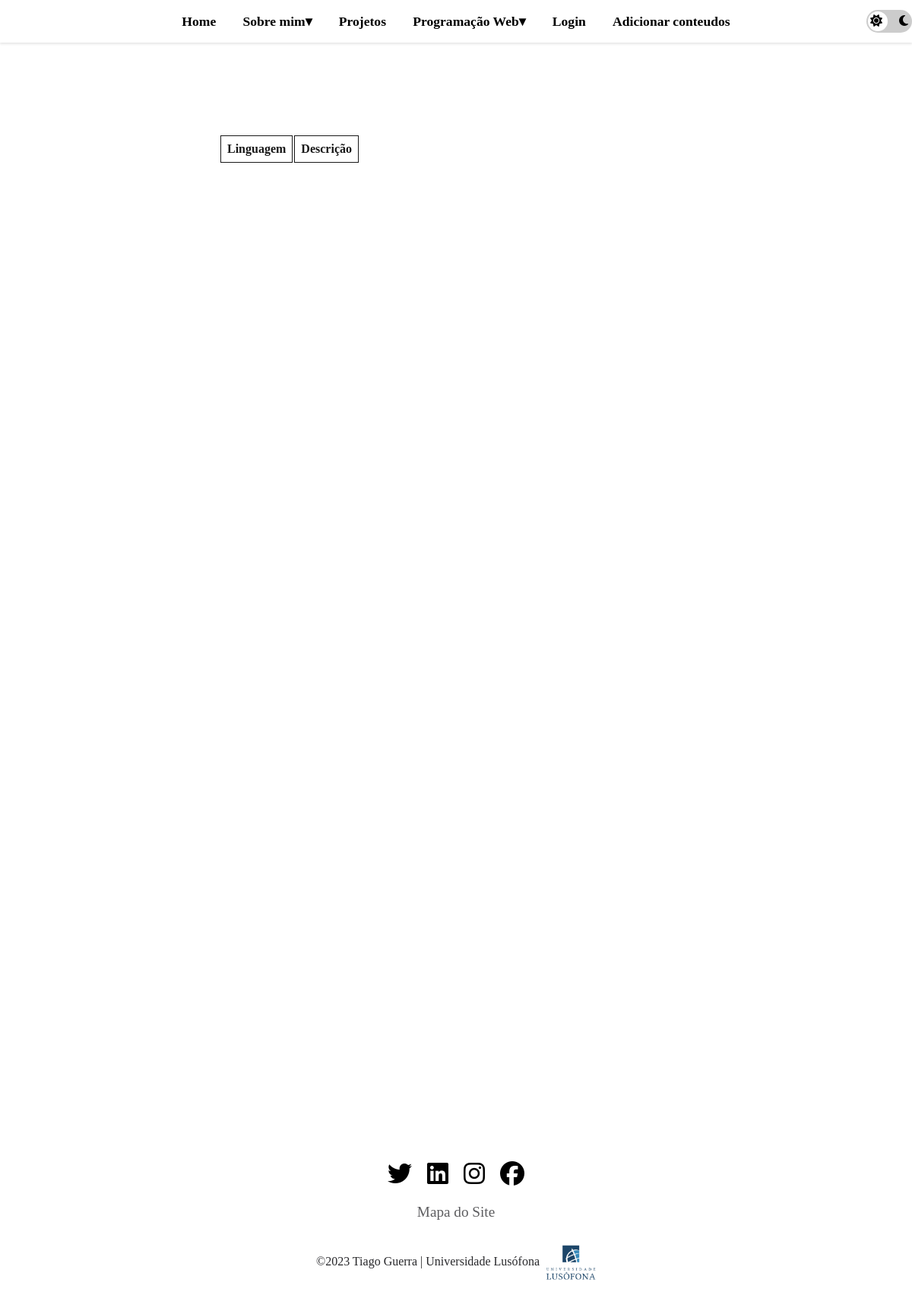
/backend, run on an earlier commit of the app's database.
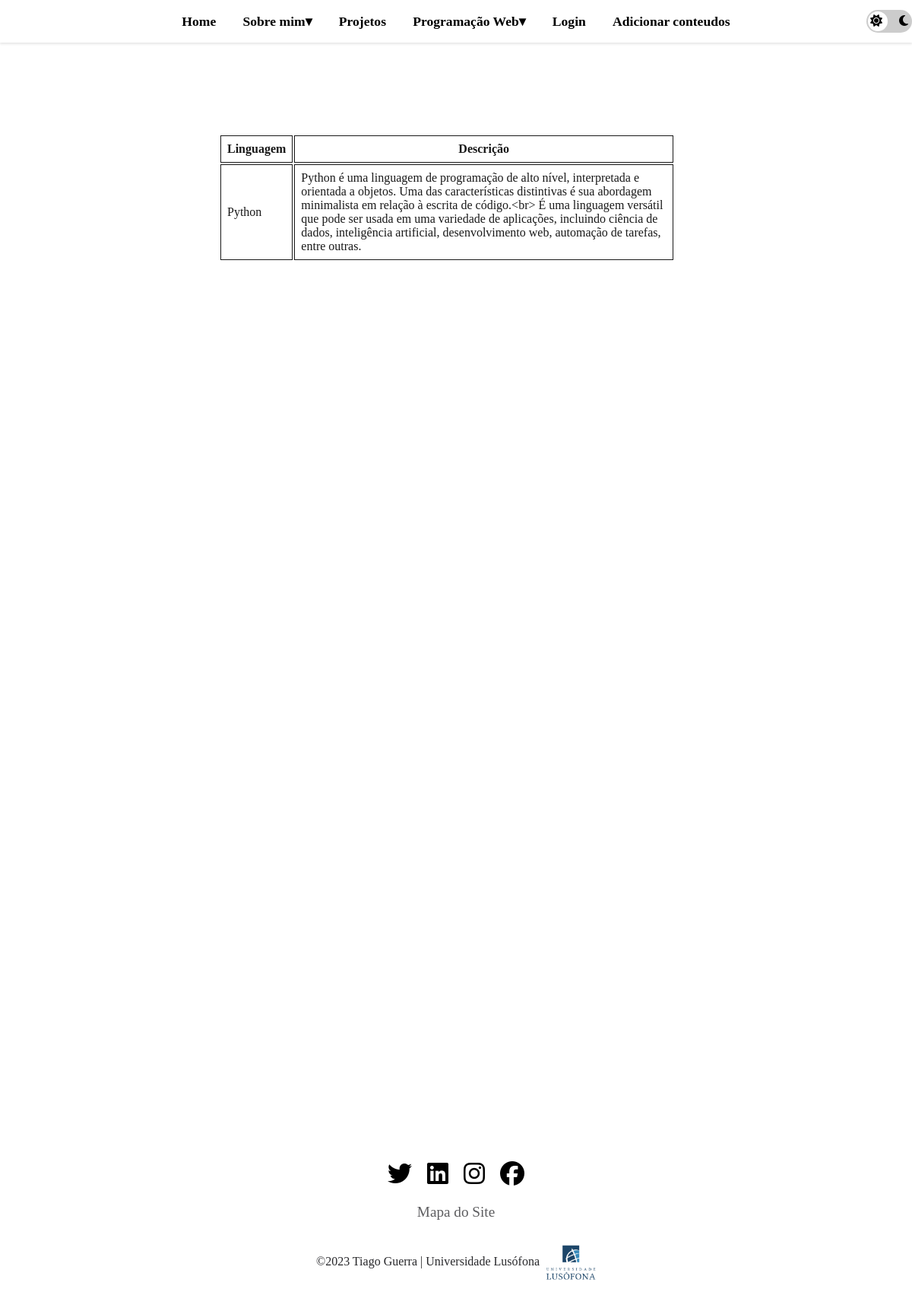
And on a later commit of the database.
### portfolio/models.py (models this page shows, shortened)
class Backend(models.Model):
    nome = models.CharField(max_length=75, blank=True)
    descricao = models.TextField(max_length=2000, blank=True)

### portfolio/views.py (the view)
# urls.py: path('backend', views.backend_page_view, name='backend'),
def backend_page_view(request):
    backend = Backend.objects.all()
    return render(request, 'portfolio/backend.html', {'backend': backend})

### portfolio/templates/portfolio/backend.html (shortened to what this page needs)
{% extends 'portfolio/layout.html' %}
{% load static %}
{% block head %}
<link rel="stylesheet" href="{% static 'css/backend.css' %}">
{% endblock %}
{% block main %}
    <h1>Backend</h1>
    <table class="tabela1ano">
        <thead>
            <tr class="header-tr">
                <th>Linguagem</th>
                <th>Descrição</th>
            </tr>
        </thead>
        <tbody>
            <tr>
                {% for item in backend %}
                  <td>{{ item.nome }}</td>
                  <td>{{ item.descricao }}</td>
                {% endfor %}
            </tr>
        </tbody>
    </table>
{% endblock %}

What changed in the data, as far as the page shows it:
added Backend: nome "Python", descricao "Python é uma linguagem de programação de alto nível, interpretada e orientada a objetos. Uma das características distintivas é sua abordagem minimalista em relação à escrita de código.<br> É uma linguagem versátil que pode ser usada em uma variedade de aplicações, incluindo ciência de dados, inteligência artificial, desenvolvimento web, automação de tarefas, entre outras."
